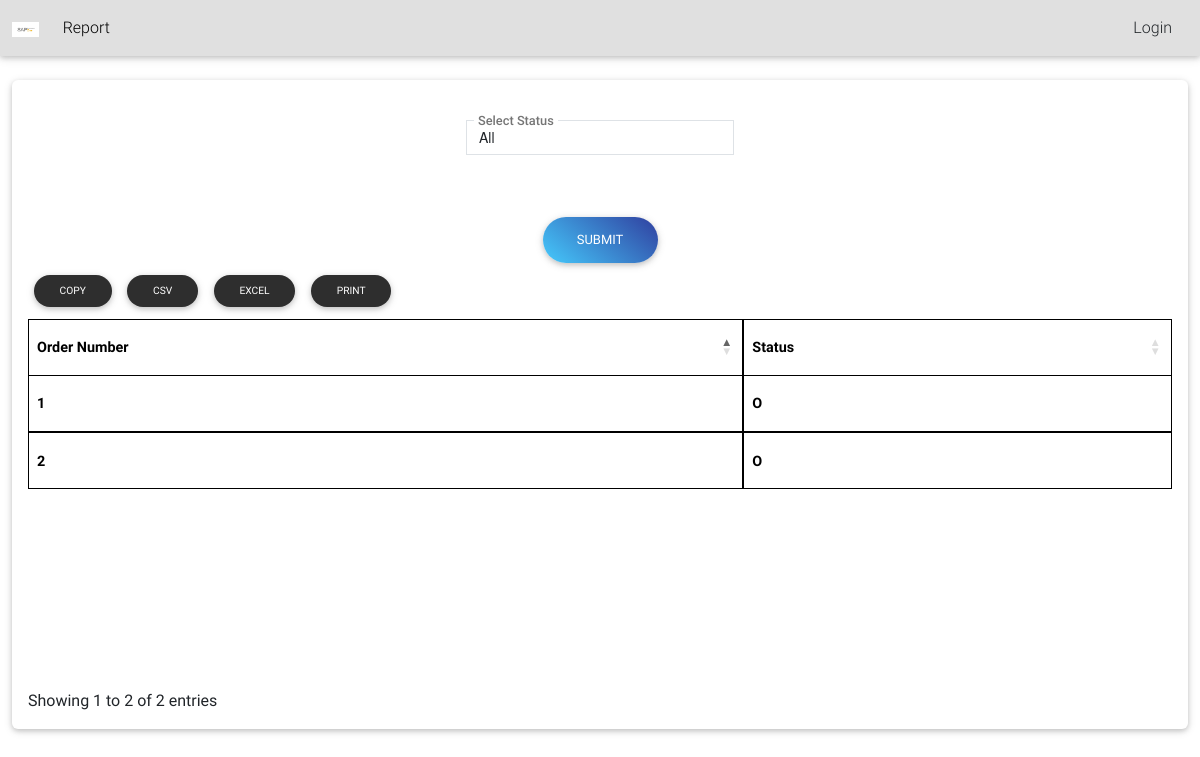
Before: /report/Sales/sales_order_status_filter/ with the older database file.
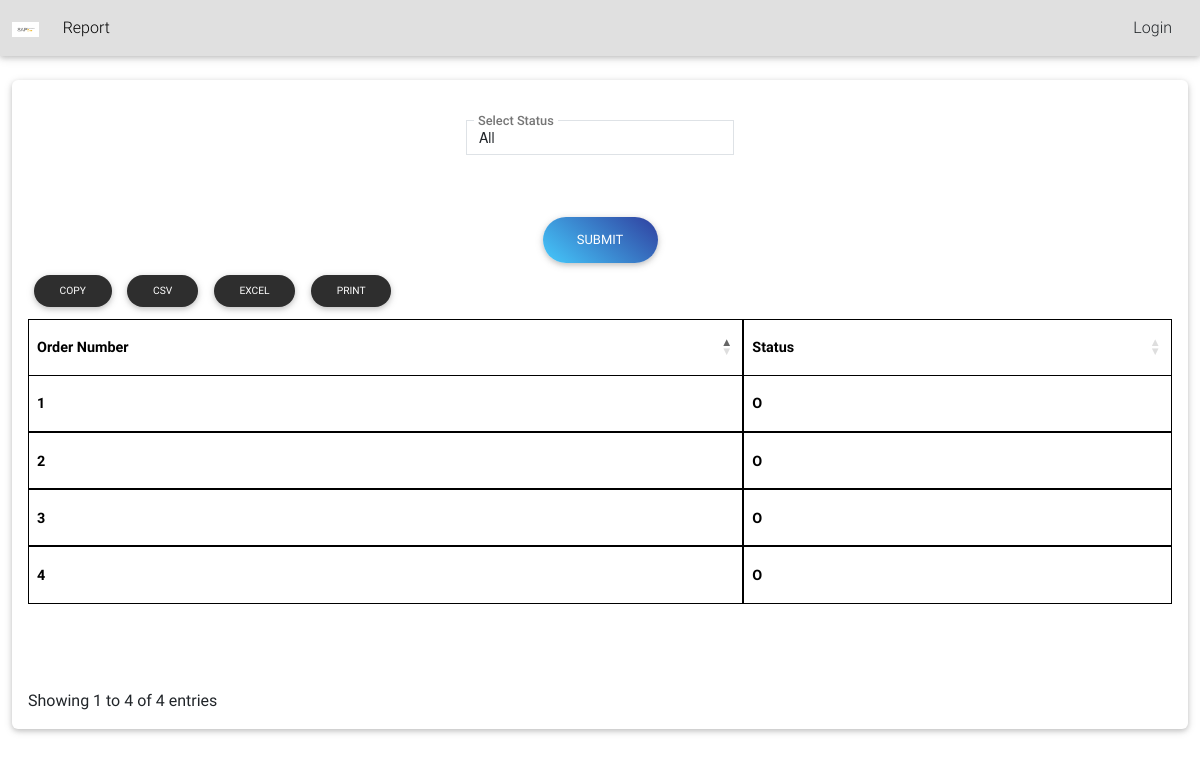
After: the same page with the newer database file.
### Sales/models.py (models this page shows, shortened)
class SalesOrderInfo(models.Model):
    Status_CHOICES = [
        ('O', 'Open'),
        ('H', 'Hold'),
        ('C', 'Close'),
        ('F', 'Canceled')
    ]
    status = models.CharField(max_length=1, choices=Status_CHOICES,default='O')
    docNo = models.PositiveIntegerField(default=1, unique=True)
    customerName = models.ForeignKey(BusinessPartner, on_delete=models.CASCADE, null=True, default=None)
    address = models.CharField(max_length=250,blank=True)
    created = models.DateField(default=timezone.now)
    totalAmount = models.DecimalField(max_digits=10, decimal_places=4, null=True, blank=True,default=0)
    totalQty = models.DecimalField(max_digits=10, decimal_places=4, null=True, blank=True, default=0)
    sales_employee = models.ForeignKey(SalesEmployee, on_delete=models.CASCADE, default=1)  # Set the default to an existing SalesEmployee or a specific ID
    owner = models.ForeignKey(User, on_delete=models.CASCADE, null=True, blank=True)
    remarks = models.CharField(max_length=250,default='',blank=True)
    class Meta:
        verbose_name = 'Sales Order'
        verbose_name_plural = 'Sales Order'

### Report/salesorderviews.py (the view)
# urls.py: path('Sales/sales_order_status_filter/', salesorderviews.sales_order_status_filter, name='sales_order_status_filter'),
def sales_order_status_filter(request):
    if request.method == 'POST':
        form = SalesOrderStatusFilterForm(request.POST)
        if form.is_valid():
            status = form.cleaned_data['status']
            if status:
                filtered_orders = SalesOrderInfo.objects.filter(status=status)
            else:
                filtered_orders = SalesOrderInfo.objects.all()
        else:
            filtered_orders = SalesOrderInfo.objects.all()
    else:
        form = SalesOrderStatusFilterForm()
        filtered_orders = SalesOrderInfo.objects.all()
    return render(request, 'sales/sales_order_status_filter.html', {'form': form, 'filtered_orders': filtered_orders})

### Report/forms.py
class SalesOrderStatusFilterForm(forms.Form):
    STATUS_CHOICES = [
        ('', 'All'),  # Include an option to select all statuses
        ('O', 'Open'),
        ('H', 'Hold'),
        ('C', 'Close'),
        ('F', 'Canceled'),
    ]
    status = forms.ChoiceField(choices=STATUS_CHOICES, required=False, label='Select Status')
    def __init__(self, *args, **kwargs):
        super(SalesOrderStatusFilterForm, self).__init__(*args, **kwargs)
        for field_name, field in self.fields.items():
            field.widget.attrs.update({
                'class': 'form-control form-control-sm',
                'id': f"{field_name}",
            })

### Report/templates/sales/sales_order_status_filter.html
{% extends 'basereport.html' %}
{% load static %}
{% block content %}
<section class="section card mb-5">
    <div class="card-body">
{% include '../form.html'%}
{% if filtered_orders %}
    <table id="itemsTable" class="table table-bordered">
        <thead>
            <tr>
                <th>Order Number</th>
                <th>Status</th>
            </tr>
        </thead>
        <tbody>
            {% for order in filtered_orders %}
            <tr>
                <td>{{ order.docNo }}</td>
                <td>{{ order.status }}</td>
            </tr>
            {% empty %}
            <tr>
                <td colspan="2">No matching orders found.</td>
            </tr>
            {% endfor %}
        </tbody>
    </table>
    {% endif %}
    {% endblock %}

### templates/basereport.html (shortened to what this page needs)
{% load static %}
<!DOCTYPE html>
<html>
<head>
  <link rel="stylesheet" href="https://use.fontawesome.com/releases/v5.8.2/css/all.css">
    <link href="{% static 'css/bootstrap.min.css' %}" rel="stylesheet">
    <link href="{% static 'css/dataTables.min.css' %}" rel="stylesheet">
    <link href="{% static 'css/jquery-ui.css' %}" rel="stylesheet">
    <link href="{% static 'css/mdb.min.css' %}" rel="stylesheet">
</head>
<body>
  <nav class="navbar navbar-expand-lg navbar-light bg-light mb-4">
    <div class="container-fluid">
        <a class="navbar-brand mt-2 mt-lg-0" href="{% url 'home' %}">
            <img
              src="{% static 'images/logo.jpg' %}"
              height="15"
              alt="MDB Logo"
              loading="lazy"
            />
          </a>
      <div class="collapse navbar-collapse" id="navbarSupportedContent">
        <ul class="navbar-nav me-auto mb-2 mb-lg-0">
            <li class="nav-item">
              <a class="nav-link" href="{% url 'post_list' %}">Report</a>
            </li>
          </ul>
        <form class="d-flex">
            <a class="text-reset me-3" href="{% url 'admin:index' %}">
                Login
              </a>
        </form>
      </div>
    </div>
  </nav>
    <div class="container-fluid">
        {% block content %}{% endblock %}
    </div>
</body>
</html>

### Report/templates/form.html (shortened to what this page needs)
<form method="post" class='text-center'>
    <div class="row d-flex justify-content-center">
        {% for field in form %}
        <div class="col-md-3 mb-4">
            <div class="md-form md-outline">
                {{ field }}
              <label class="active" for="{{ field.auto_id }}">{{ field.label }}</label>
            </div>
          </div>
        {% endfor %}
      </div>
<div class="text-center">
    <button class="btn blue-gradient btn-rounded waves-effect waves-light" type="submit">Submit</button>
</div>
</form>

### templates/basereport.html (style rules this page uses)
select { display: initial !important; }
table.table-bordered.dataTable th, table.table-bordered.dataTable td { color: black !important; font-weight: bold; border:1px solid black; }

Changed rows visible on the page:
added SalesOrderInfo: docNo "3", status "O"
added SalesOrderInfo: docNo "4", status "O"
Other visible differences:
text written by a page script: "COPY CSV EXCEL PRINT Showing 1 to 2 of 2 entries" → "COPY CSV EXCEL PRINT Showing 1 to 4 of 4 entries"
